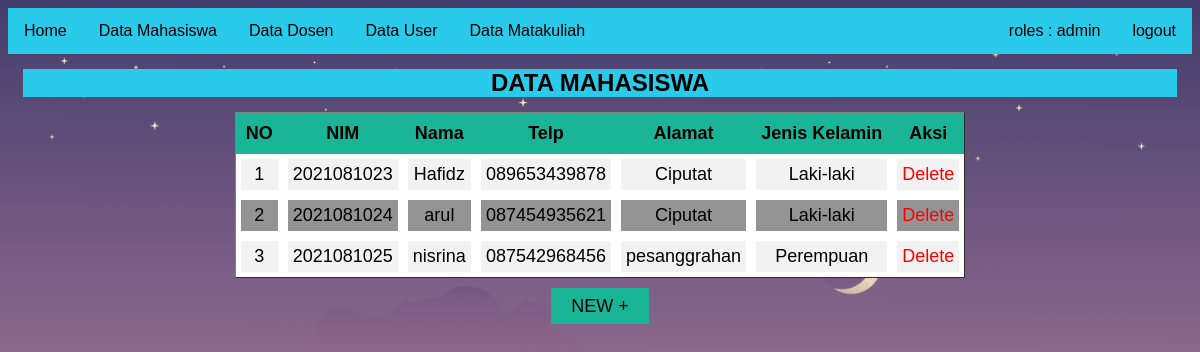
The page /dataMhs.php on the database its author committed.
### tables this page shows
CREATE TABLE `datamahasiswa` (
  `noMhs` int(15) NOT NULL,
  `NIM` varchar(15) NOT NULL,
  `namaMhs` varchar(30) NOT NULL,
  `telepon` varchar(15) NOT NULL,
  `alamat` varchar(50) NOT NULL,
  `jnsKelamin` varchar(15) NOT NULL
);

### dataMhs.php (the view)
<!DOCTYPE html>
<html lang="en">
<link href="ulli.css" type="text/css" rel="stylesheet">
<body>
    <ul>
        <li><a href="dashboard.php">Home</a></li>
        <li><a href="dataMhs.php">Data Mahasiswa</a></li>
        <li><a href="dataDsn.php">Data Dosen</a></li>
        <li><a href="dataUser.php">Data User</a></li>
        <li><a href="dataMatKul.php">Data Matakuliah</a></li>
        <li style="float: right;"><a href="login.php">logout</a></li>
        <li style="float: right;"><a href="roles.php">roles : admin</a></li>
    </ul>
    <center>
        <h2> DATA MAHASISWA </h2>
    </center>
    <center>
    <table id="customers" border="1" cellspacing="0" cellpadding="5">
        <tr>
            <th>NO</th>
            <th>NIM</th>
            <th>Nama</th>
            <th>Telp</th>
            <th>Alamat</th>
            <th>Jenis Kelamin</th>
            <th>Aksi</th>
        </tr>
        <?php
        include 'koneksi.php';
        $no = 1;
        $data = mysqli_query($koneksi, "select * from dataMahasiswa");
        while ($d = mysqli_fetch_array($data)) {
        ?>
            <tr>
                <td><?php echo $no++; ?></td>
                <td><?php echo $d['NIM']; ?></td>
                <td><?php echo $d['namaMhs']; ?></td>
                <td><?php echo $d['telepon']; ?></td>
                <td><?php echo $d['alamat']; ?></td>
                <td><?php echo $d['jnsKelamin']; ?></td>
                <td><a href="hapusMhs.php?del=<?php echo $d['noMhs']; ?>" style="text-decoration: none; color :red">Delete</a></td>
            </tr>
        <?php
        }
        ?>
    </table>
    </center>
    <br>
    <center>
    <a class="btnsubmit" href="tambahMhs.php">NEW +</a>
    </center>
</body>
</html>

### ulli.css (style rules this page uses)
h2 { font-family: 'aferd', sans-serif; background-color: #2acaea; margin: 15px; }
body { background: url(bg.jpg); background-size: cover; background-repeat: no-repeat; }
ul { transition:background-color 200ms ease; transition-duration: 0.2s; list-style-type: none; margin: 0; padding: 0; overflow: hidden; background-color: #2acaea; }
li { transition:background-color 200ms ease; transition-duration: 0.2s; float: left; }
li a { transition:background-color 200ms ease; transition-duration: 0.2s; display: flex; color: black; text-align: left; padding: 14px 16px; text-decoration: none; font-family: 'aferd', sans-serif; }
tr td { border: 5px solid white; transition:background-color 200ms ease; transition-duration: 0.2s; }
tr:nth-child(even) { background-color: #f2f2f2; border: 0px ; padding: 30px; text-align: center; color : rgb(0, 0, 0); font-family: 'aferd', sans-serif; font-size: large; transition-duration: 0.4s; }
tr:nth-child(odd) { background-color: #939393; border: 0px ; padding: 100px; text-align: center; color : rgb(0, 0, 0); font-family: 'aferd', sans-serif; font-size: large;transition-duration: 0.4s; }
th { border: 1px ; padding: 10px; text-align: center; background-color:rgb(25, 181, 150); color : rgb(0, 0, 0); font-family: 'aferd', sans-serif; font-size: large; }
.btnsubmit { background-color: rgb(25, 181, 150); border: 0px solid #124d61; color: #000000; margin: 4px 2px; padding: 8px 20px; transition-duration: 0.4s; text-decoration: none; font-family: 'aferd',sans-serif; font-size: large; }

### rows shown on the page
datamahasiswa: NIM "2021081023", namaMhs "Hafidz", telepon "089653439878", alamat "Ciputat", jnsKelamin "Laki-laki"
datamahasiswa: NIM "2021081024", namaMhs "arul", telepon "087454935621", alamat "Ciputat", jnsKelamin "Laki-laki"
datamahasiswa: NIM "2021081025", namaMhs "nisrina", telepon "087542968456", alamat "pesanggrahan", jnsKelamin "Perempuan"
